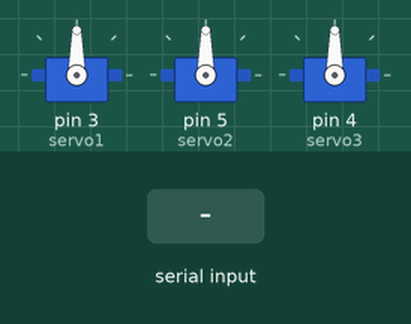
Bench run of a sketch on a simulated Arduino Uno, built with avr-gcc and run on an emulated ATmega328P. Parts: 3 × servo. Inputs (shaded band) come from the test bench.

Above: at 1.2 s.
1.3 s: "1" received over Serial
At 2.8 s:
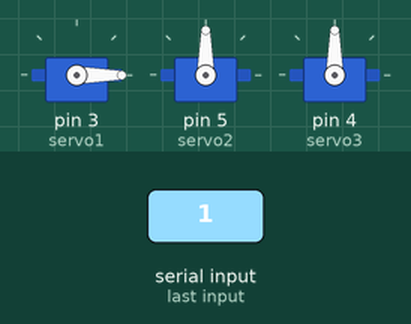
3.1 s: "2" received over Serial
At 4.4 s:
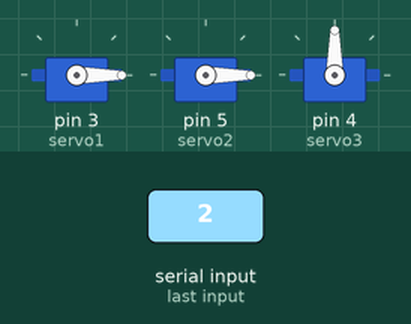
4.9 s: "3" received over Serial
At 5.7 s:
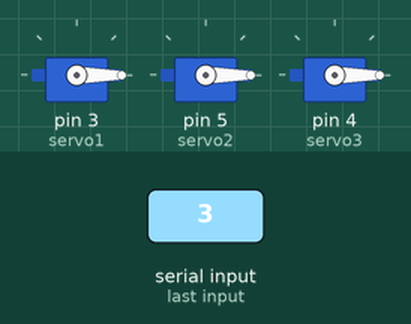
6.7 s: "1" received over Serial
At 6.85 s:
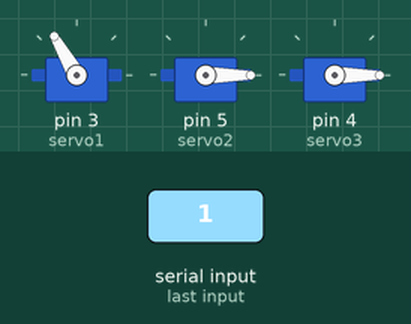
8.5 s: "2" received over Serial
At 8.65 s:
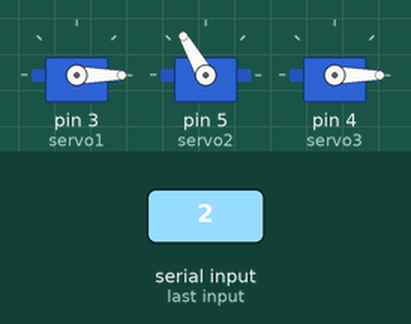
Timing chart, 0 to 11.3 s (numbered marks = the images above; inputs shaded):
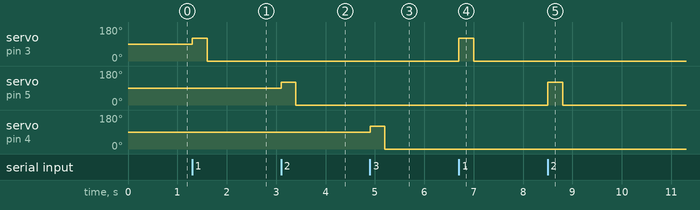

Measured:
- after the input at 1.3 s, servo on pin 3 (servo1): 90° → 120° at once, → 0° 0.30 s later
- after the input at 3.1 s, servo on pin 5 (servo2): 90° → 120° at once, → 0° 0.30 s later
- after the input at 4.9 s, servo on pin 4 (servo3): 90° → 120° at once, → 0° 0.30 s later
- after the input at 6.7 s, servo on pin 3 (servo1): 0° → 120° at once, → 0° 0.30 s later
- after the input at 8.5 s, servo on pin 5 (servo2): 0° → 120° at once, → 0° 0.30 s later

The sketch:

tri_arduino.ino
```cpp
#include <Servo.h>

Servo servo1;
Servo servo2;
Servo servo3;

void setup() {
  Serial.begin(9600);

  servo1.attach(3);   // Servo 1 sur pin 3
  servo2.attach(5);   // Servo 2 sur pin 5
  servo3.attach(4);   // Servo 3 sur pin 4
}

void loop() {
  if (Serial.available()) {
    char incomingChar = Serial.read();

    switch (incomingChar) {
      case '1':
        bougerServo(servo1);
        break;
      case '2':
        bougerServo(servo2);
        break;
      case '3':
        bougerServo(servo3);
        break;
      default:
        break;
    }
  }
}

// Mouvement : 30° -> 120° -> 30°
void bougerServo(Servo& servo) {
  servo.write(120);   // Va à 120°
  delay(300);

  servo.write(0);    // Retour à 30° (ou 0° si tu préfères)
  delay(300);
}
```
